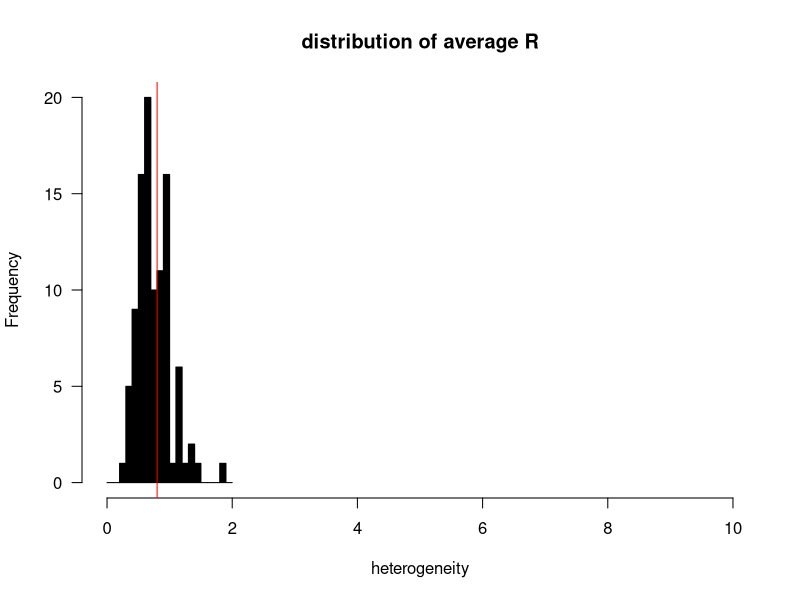
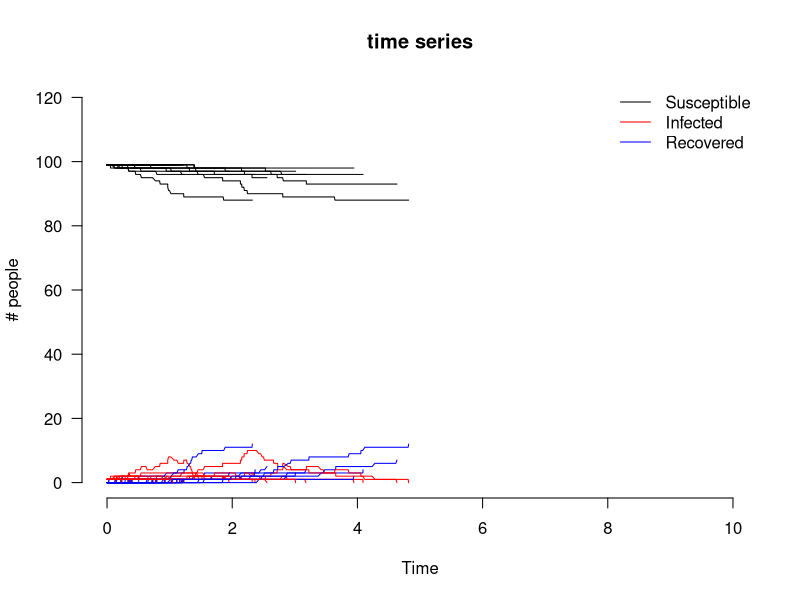
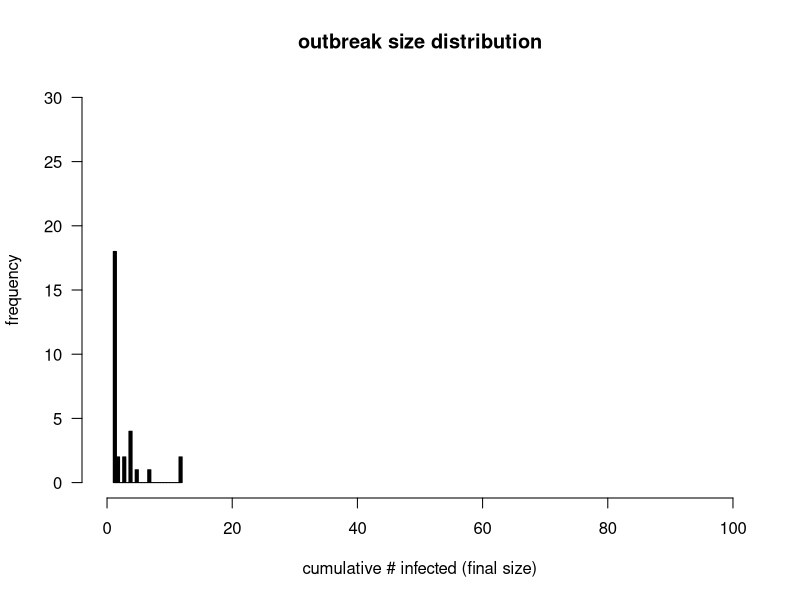

R code for these plots, in order:
## Gillespie with individual mixing heterogeneity
## Steve Bellan DAIDD 2012

## The question leads you through the construction of a stochastic SIR
## model using the Gillespie algorithm that allows for gamma
## distributed contact mixing patterns.

rm(list=ls())


het.epidemic <- function(runs = 1,
                         pop.size = 300,
                         beta.mean = 1,
                         beta.var = .5,
                         gmma = 1,
                         end.time = 500,
                         verbose = F,
                         tell.run = T,
                         shape = 2,
                         rate = 10,
                         xmax.het = 10,
                         xmax.fsize = pop.size,
                         fsize.breaks = 30,
                         return.ts = F,
                         browse = F)
  {
    if(browse) browser()                #debugging
    theta = beta.var / beta.mean
    kk = beta.mean / theta
    mxdst <- rgamma(pop.size, shape = kk, scale = theta)
    ## order individuals by riskiness
    mxdst <- mxdst[rev(order(mxdst))]
    breaks <- seq(0, ceiling(max(mxdst)), by = .1)
    hist(mxdst, col="black", breaks = breaks, xlab = "heterogeneity", las = 1,
         xlim = c(0, xmax.het),
         main = "distribution of average R")
    abline(v=beta.mean, col = "red")
    ## make individuals' data frame with mixing distr, time inf & rec
    iframe <- data.frame(id = 1:pop.size, tinf = NA, trec = NA, mxdst = mxdst)
    plot(0,0,type="l",xlab="Time", bty="n", xlim = c(0, end.time), las = 1,
         ylim = c(0, 1.2*pop.size), ylab = "# people", main = "time series")
    legend("topright", c("Susceptible","Infected","Recovered"), col = c("black","red","blue"), lwd = 1, lty = 1, bty = "n", bg ="white")
    f.size <- rep(NA,runs)
    for(ii in 1:runs)
      {
        if(tell.run) print(paste("on run",ii,"of",runs))
        iframe$tinf <- NA
        iframe$trec <- NA
        first.inf <- sample(1:pop.size, 1, prob = mxdst)
        iframe$tinf[first.inf] <- 0 # first individual is infected at time 0
        iframe$trec[first.inf] <- rexp(1, gmma) # choose recovery time
        ## initialize time series data frame
        sim.time <- 0
        ts <- data.frame(time=sim.time,S=pop.size-1,I=1)
        next.time <- ts
        someone.inf <- T
        while(next.time$time<end.time & someone.inf)
          {
            ## calculate current inf rate  
            inf.rate <- mean(mxdst) * pop.size
            ## Choose potential event time
            new.time <- rexp(1, inf.rate) + next.time$time
            ## choose infector
            cur.tor <- sample(1:pop.size, 1, prob = mxdst)
            ## has this id been infected?
            cur.inf <- !is.na(iframe$tinf[cur.tor])
            ## if so, have they recovered before the event time?
            if(cur.inf)
              {
                cur.inf <- iframe$trec[cur.tor] > new.time
              }
            if(cur.inf)                           # then choose infected
              {
                cur.ted <- sample(c(1:pop.size)[-cur.tor], 1, prob = mxdst[-cur.tor])
                ## is this ID currently susceptible?
                cur.sus <- is.na(iframe$tinf[cur.ted])
                if(cur.sus) ## then infect them and determine an event time
                  {
                    if(verbose)   print(paste(cur.tor,"infected",cur.ted))
                    iframe$tinf[cur.ted] <- new.time
                    next.time$S <- next.time$S - 1
                    next.time$I <- next.time$I + 1
                    next.time$time <- new.time
                    ts <- rbind(ts, next.time)
                    ## also choose recovery time based on recovery rate
                    iframe$trec[cur.ted] <- new.time + rexp(1, gmma)
                  }else{ ## no new inf but update time
                    next.time$time <- new.time
                    ts <- rbind(ts, next.time)
                  }          
              }else{ ## no new inf but update time
                next.time$time <- new.time
                ts <- rbind(ts, next.time)
              }
            ## is someone still infected at this time?
            someone.inf <- sum(iframe$trec > new.time, na.rm = T) > 0
          }
        ## need to divid infected between recovered & infectious
        fts <- ts
        ## calculate recovered at each time step
                                        #browser()
        fts$R <- as.numeric(lapply(fts$time, function(x) {sum(iframe$trec < x, na.rm = T)}))
        fts$I <- fts$I-fts$R
        if(sum(fts$I < 0) > 1) browser()
        ## plot results
        lines(fts$time,fts$S, col = "black")
        lines(fts$time,fts$I, col = "red")
        lines(fts$time,fts$R, col = "blue")
        f.size[ii] <- sum(!is.na(iframe$tinf))
      }
    hist(f.size, breaks = fsize.breaks, xlab = "cumulative # infected (final size)", las = 1,
         xlim  = c(0, max(xmax.fsize,f.size)), ylim = c(0, runs), col = 'black',
         ylab = "frequency", main = "outbreak size distribution")
    ## final size distribution
    if(return.ts)       return(fts)
  }
save(het.epidemic, file= 'HetSIR_functions.Rdata')

het.epidemic(beta.mean = .8, beta.var = .1, runs = 30, end.time = 10, pop.size = 100, gmma = 1) 

hetSIRS.epidemic <- function(runs = 1,
                             pop.size = 300,
                             beta.mean = 1,
                             beta.var = .5,
                             gmma = 1,
                             rho = 1/10, # lose immunity
                             end.time = 5,
                             tell.run = T,
                             verbose = F,
                             shape = 2,
                             rate = 10,
                             xmax.het = 10,
                             xmax.fsize = 300,
                             return.ts = F,
                             browse = F)
  {
    theta = beta.var / beta.mean
    kk = beta.mean / theta
    mxdst <- rgamma(pop.size, shape = kk, scale = theta)
    ## order individuals by riskiness
    mxdst <- mxdst[rev(order(mxdst))]
    breaks <- seq(0, ceiling(max(mxdst)), by = .1)
    hist(mxdst, col="black", breaks = breaks, xlab = "heterogeneity",
         xlim = c(0, xmax.het),
         main = "distribution of average R")
    abline(v=beta.mean, col = "red")
    ## make individuals' data frame with mixing distr, time inf & rec
    iframe <- data.frame(id = 1:pop.size, tinf = NA, trec = NA, tloss = NA,mxdst = mxdst)
    plot(0,0,type="l",xlab="Time", bty="n", xlim = c(0, end.time),
         ylim = c(0, 1.2*pop.size), ylab = "# people", main = "time series")
    legend("topright", c("Susceptible","Infected","Recovered"), col = c("black","red","blue"), lwd = 1, lty = 1, bty = "n", bg ="white")
    f.size <- rep(NA,runs)
    if(browse) browser()                #debugging
    for(ii in 1:runs)
      {
        if(tell.run) print(paste("on run",ii,"of",runs))
        iframe$tinf <- NA
        iframe$trec <- NA
        first.inf <- sample(1:pop.size, 1, prob = mxdst)
        iframe$tinf[first.inf] <- 0 # first individual is infected at time 0
        iframe$trec[first.inf] <- rexp(1, gmma) # choose recovery time
        ## initialize time series data frame
        sim.time <- 0
        ts <- data.frame(time=sim.time,S=pop.size-1,I=1, R = 0)
        next.time <- ts
        someone.inf <- T
        cumulativeI <- 1
        while(next.time$time<end.time & someone.inf)
          {
            ## calculate current inf rate  
            inf.rate <- mean(mxdst) * pop.size
            ## Choose potential event time
            new.time <- rexp(1, inf.rate) + next.time$time
            ## figure out if anyone has recovered between last event and this one; I->R
            recoveries <- sum(iframe$trec > ts$time[nrow(ts)] & iframe$trec < new.time, na.rm = T)
            next.time$I <-  next.time$I - recoveries
            next.time$R <-  next.time$R + recoveries
            ## figure out if anyone has lost immunity between last event and this one; R->S
            who.loss <- which(iframe$tloss > ts$time[nrow(ts)] & iframe$tloss < new.time)
            ilosses <- length(who.loss)
            next.time$R <-  next.time$R - ilosses
            next.time$S <-  next.time$S + ilosses
            ## reset tinf,trec,tloss for individuals who lost immunity
            if(ilosses > 0)            iframe[who.loss, c("tinf","trec","tloss")] <- NA
            ## choose infec*tor*
            cur.tor <- sample(1:pop.size, 1, prob = mxdst)
            ## has this id been infected?
            cur.inf <- !is.na(iframe$tinf[cur.tor])
            ## if so, have they recovered before the event time?
            if(cur.inf)
              {
                cur.inf <- iframe$trec[cur.tor] > new.time
              }
            if(cur.inf)                 # then choose (potentially) infec*ted* individual
              {                         # choose from everyone except infec*tor*
                cur.ted <- sample(c(1:pop.size)[-cur.tor], 1, prob = mxdst[-cur.tor])
                ## is this ID currently susceptible?
                cur.sus <- is.na(iframe$tinf[cur.ted])
                if(cur.sus) ## then infect them and determine an event time
                  {
                    cumulativeI <- cumulativeI + 1
                    if(verbose)   print(paste(cur.tor,"infected",cur.ted))
                    iframe$tinf[cur.ted] <- new.time
                    next.time$S <- next.time$S - 1
                    next.time$I <- next.time$I + 1
                    next.time$time <- new.time
                    ts <- rbind(ts, next.time)
                    ## also choose recovery time based on recovery rate
                    iframe$trec[cur.ted] <- new.time + rexp(1, gmma)
                    ## also choose immunity loss time based on loss rate
                    iframe$tloss[cur.ted] <- iframe$trec[cur.ted] + rexp(1, rho) #
                  }else{ ## no new inf but update time
                    next.time$time <- new.time
                    ts <- rbind(ts, next.time)
                  }          
              }else{ ## no new inf but update time
                next.time$time <- new.time
                ts <- rbind(ts, next.time)
              }
            ## is someone still infected at this time?
            someone.inf <- sum(iframe$trec > new.time, na.rm = T) > 0
          }
        ## need to divid infected between recovered & infectious
        fts <- ts
        ## calculate recovered at each time step
        ## plot results
        lines(fts$time,fts$S, col = "black")
        lines(fts$time,fts$I, col = "red")
        lines(fts$time,fts$R, col = "blue")
        f.size[ii] <- cumulativeI
      }
    hist(f.size, breaks = 100, xlab = "cumulative # infected (final size)",
         xlim = c(0, max(xmax.fsize,f.size)), 
         ylab = "frequency", main = "outbreak size distribution", col = "black")
    ## final size distribution
    if(return.ts)       return(fts)
  }

save.image(file="hetSIR.Rdata")
